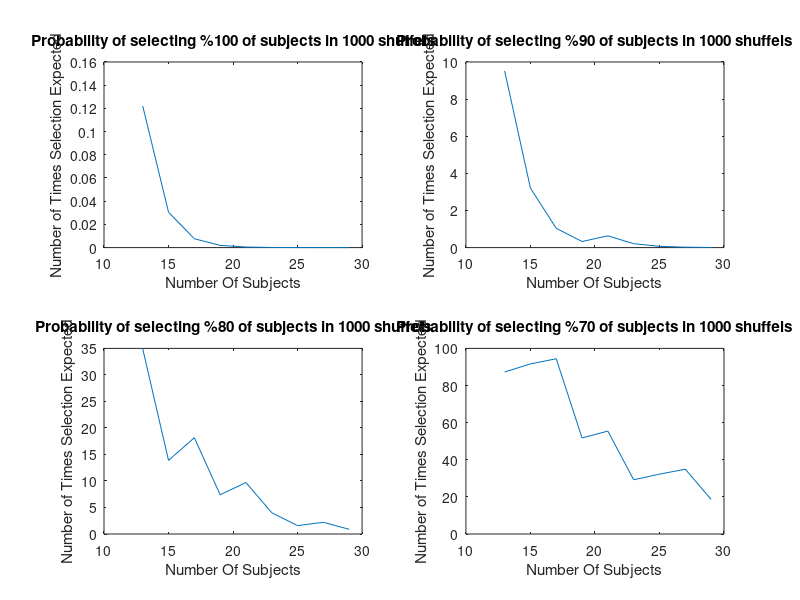

This chart was generated by the following MATLAB code:
function plotChanceOfSelectingSame()

percent = [1 : -0.1 : 0.7];
figure;
for j = 1:length(percent)
    cnt =1 ; prob = [];
    for i = 13:2:30;
        prob(cnt) = ((nchoosek(i,floor(i*(percent(j)))))/(2^i))/(1/1e3);
        cnt = cnt + 1;
    end
    ttl = sprintf('Probability of selecting %%%d of subjects in 1000 shuffels',...
        percent(j)*100);
    subplot(2,2,j);
    plot( 13:2:30,prob);
    title(ttl);
    xlabel('Number Of Subjects' )
    ylabel('Number of Times Selection Expected'); 
end

end